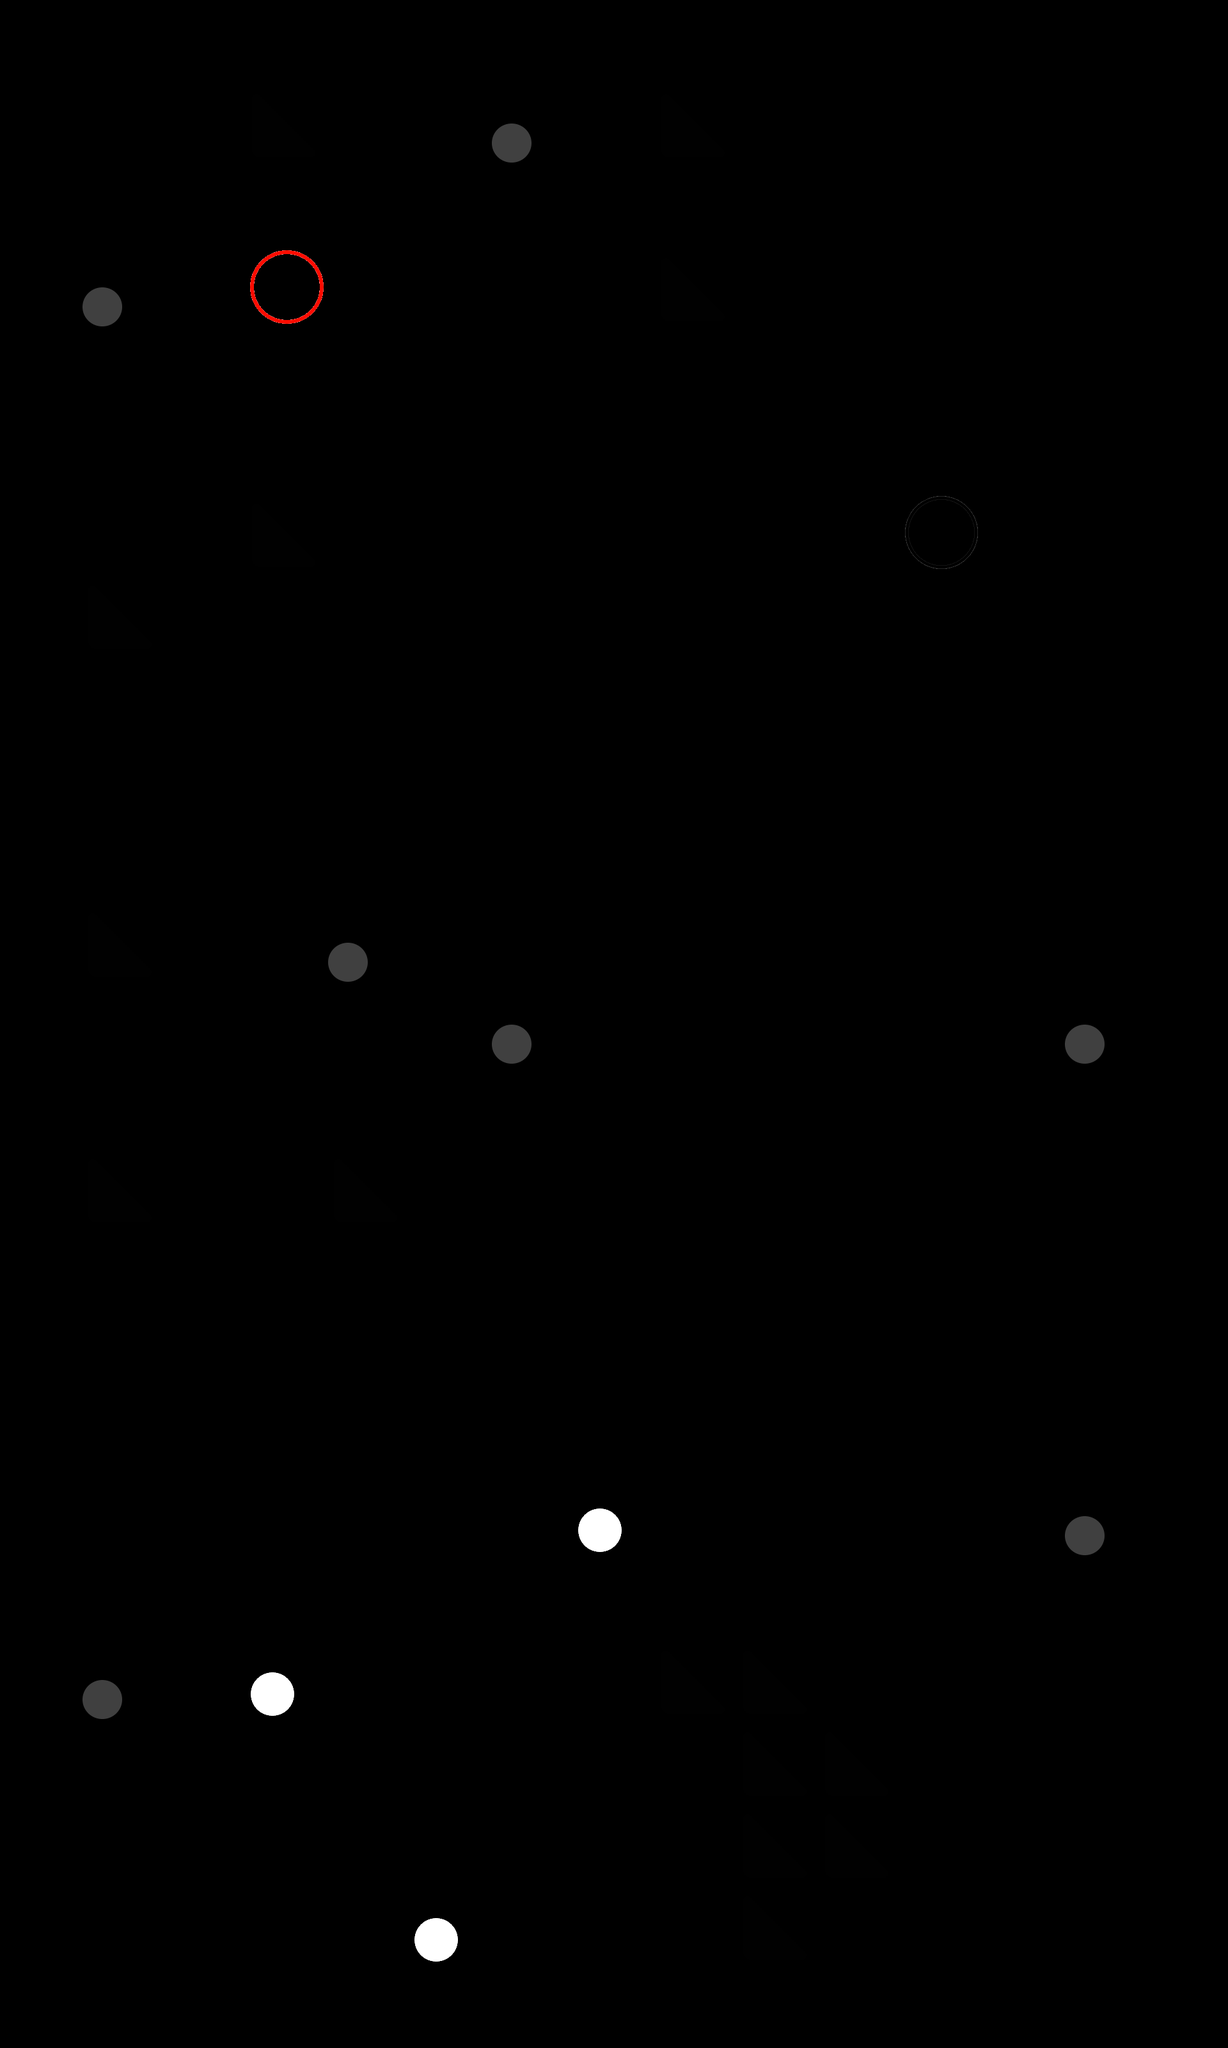

This is a level from a 2D game, rendered from its Tiled map with the project's own tilesets. A one-line summary and the map file follow, with tile-layer data summarised:
An orthogonal 15x25 tile map with 128x128 px tiles, 2 tile layers (tilelayer, settingslayer) and 30 objects.

<map version="1.0" orientation="orthogonal" renderorder="right-down" width="15" height="25" tilewidth="128" tileheight="128" nextobjectid="396">
 <tileset firstgid="1" source="untitled.tsx" />
 <layer name="tilelayer" width="15" height="25">
  <data>[375 cells, 30 non-empty, 6 distinct tile ids]</data>
 </layer>
 <layer name="settingslayer" width="15" height="25">
  <properties>
   <property name="ambientlight" type="float" value="0.95" />
   <property name="scale" type="float" value="2.5" />
  </properties>
  <data>[375 cells, 0 non-empty, 0 distinct tile ids]</data>
 </layer>
 <objectgroup name="mirrors">
  <properties>
   <property name="id" type="int" value="-8" />
  </properties>
  <object id="366" gid="2" x="384" y="256" width="128" height="128">
   <properties>
    <property name="id" type="int" value="-10" />
    <property name="startingaction" value="disable" />
    <property name="toggleid" type="int" value="-11" />
   </properties>
  </object>
  <object id="367" gid="2" x="384" y="896" width="128" height="128">
   <properties>
    <property name="id" type="int" value="-14" />
    <property name="startingaction" value="disable" />
    <property name="toggleid" type="int" value="-15" />
   </properties>
  </object>
  <object id="368" gid="2" x="1024" y="512" width="128" height="128">
   <properties>
    <property name="id" type="int" value="-12" />
    <property name="startingaction" value="disable" />
    <property name="toggleid" type="int" value="-13" />
   </properties>
  </object>
  <object id="369" gid="2" x="128" y="1536" width="128" height="128" />
  <object id="370" gid="2" x="128" y="1920" width="128" height="128" />
  <object id="371" gid="2" x="512" y="1920" width="128" height="128" />
  <object id="372" gid="2" x="1024" y="2688" width="128" height="128" />
  <object id="373" gid="2" x="1152" y="2688" width="128" height="128" />
  <object id="374" gid="2" x="1152" y="2816" width="128" height="128" />
  <object id="375" gid="2" x="1280" y="2816" width="128" height="128" />
  <object id="376" gid="2" x="1280" y="2944" width="128" height="128" />
  <object id="377" gid="2" x="1152" y="2944" width="128" height="128" />
  <object id="378" gid="2" x="1152" y="3072" width="128" height="128" />
  <object id="394" gid="2" x="128" y="1024" width="128" height="128">
   <properties>
    <property name="id" type="int" value="-8" />
   </properties>
  </object>
  <object id="395" gid="2" x="1024" y="256" width="128" height="128">
   <properties>
    <property name="id" type="int" value="-9" />
   </properties>
  </object>
 </objectgroup>
 <objectgroup name="pelletends">
  <object id="379" gid="4" x="1408" y="896" width="128" height="128" />
 </objectgroup>
 <objectgroup name="pelletstarts">
  <object id="380" gid="3" x="384" y="512" width="128" height="128">
   <properties>
    <property name="firedirections" value="udlr" />
    <property name="initialdelay" type="float" value="3" />
    <property name="pelletpause" type="float" value="2" />
   </properties>
  </object>
 </objectgroup>
 <objectgroup name="trackpoints">
  <object id="381" gid="6" x="128" y="512" width="64" height="64">
   <properties>
    <property name="groupcolor" type="color" value="#ffff00ff" />
    <property name="groupnum" type="int" value="0" />
    <property name="id" type="int" value="-1" />
    <property name="linkedid" type="int" value="-8" />
   </properties>
  </object>
  <object id="382" gid="6" x="768" y="256" width="64" height="64">
   <properties>
    <property name="groupcolor" type="color" value="#ff00ff00" />
    <property name="groupnum" type="int" value="1" />
    <property name="id" type="int" value="-4" />
    <property name="linkedid" type="int" value="-9" />
   </properties>
  </object>
  <object id="383" gid="6" x="512" y="1536" width="64" height="64">
   <properties>
    <property name="groupnum" type="int" value="0" />
    <property name="id" type="int" value="-2" />
   </properties>
  </object>
  <object id="384" gid="6" x="768" y="1664" width="64" height="64">
   <properties>
    <property name="groupnum" type="int" value="1" />
    <property name="id" type="int" value="-5" />
   </properties>
  </object>
  <object id="385" gid="6" x="1664" y="1664" width="64" height="64">
   <properties>
    <property name="groupnum" type="int" value="1" />
    <property name="id" type="int" value="-6" />
   </properties>
  </object>
  <object id="386" gid="6" x="1664" y="2432" width="64" height="64">
   <properties>
    <property name="groupnum" type="int" value="1" />
    <property name="id" type="int" value="-7" />
   </properties>
  </object>
  <object id="387" gid="6" x="128" y="2688" width="64" height="64">
   <properties>
    <property name="groupnum" type="int" value="0" />
    <property name="id" type="int" value="-3" />
   </properties>
  </object>
 </objectgroup>
 <objectgroup name="blocks">
  <object id="388" gid="1" x="640" y="1664" width="128" height="128" />
  <object id="389" gid="1" x="128" y="1792" width="128" height="128" />
  <object id="390" gid="1" x="128" y="1664" width="128" height="128" />
 </objectgroup>
 <objectgroup name="toggles">
  <object id="391" gid="5" x="384" y="2688" width="83" height="83">
   <properties>
    <property name="id" type="int" value="-11" />
    <property name="linkedid" type="int" value="-10" />
   </properties>
  </object>
  <object id="392" gid="5" x="896" y="2432" width="83" height="83">
   <properties>
    <property name="id" type="int" value="-13" />
    <property name="linkedid" type="int" value="-12" />
   </properties>
  </object>
  <object id="393" gid="5" x="640" y="3072" width="83" height="83">
   <properties>
    <property name="id" type="int" value="-15" />
    <property name="linkedid" type="int" value="-14" />
   </properties>
  </object>
 </objectgroup>
 <objectgroup name="wallportals" />
</map>
